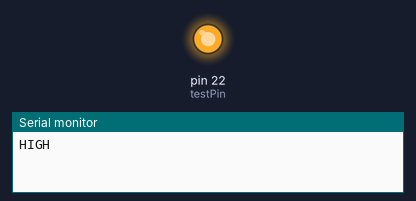
A sketch run on a simulated Arduino Mega 2560, built with avr-gcc and run on an emulated ATmega2560. Shown: output pins drawn as LEDs (lit = HIGH), the last lines printed to the serial monitor.

Above: at 1.2 s.
At 3.7 s:
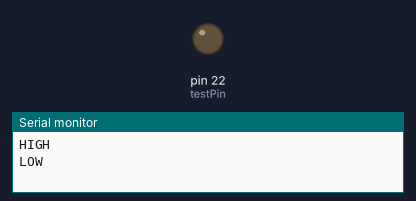
Timing chart, 0 to 6.5 s (numbered marks = the images above):
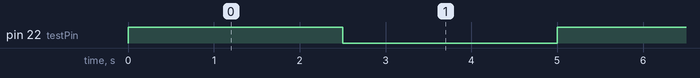

The sketch:

digitalpin_test.ino
```cpp
const int testPin = 22;

void setup() {
  pinMode(testPin, OUTPUT); digitalWrite(testPin, LOW);

  Serial.begin(115200);
}

void loop() {
  Serial.println("HIGH");
  digitalWrite(testPin, HIGH);
  delay(2500);
  Serial.println("LOW");
  digitalWrite(testPin, LOW);
  delay(2500);
}
```

Measured:
- by itself, pin 22 (testPin): alternates HIGH for 2.5 s and LOW for 2.5 s
